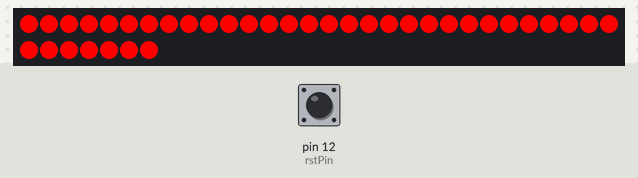
Recording of a sketch running on a simulated Arduino Uno, built with avr-gcc and run on an emulated ATmega328P. Parts: 37 RGB LEDs in strip order, left to right, continuing on the next row. The test bench sets the inputs (shaded band); at power-on: pin 12 (rstPin) HIGH. Dim RGB values are drawn brighter than linear.

Above: at 1.2 s.
1.3 s: pin 12 (rstPin) pulled LOW for 1 s
3.8 s: pin 12 (rstPin) pulled LOW for 3.2 s
At 5.45 s:
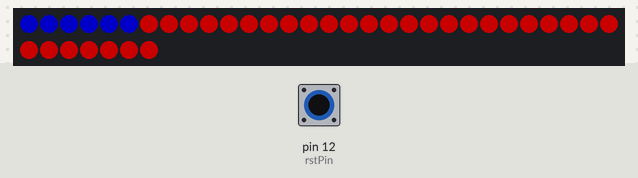
Timing chart, 0 to 7.0 s (numbered marks = the images above; inputs shaded):
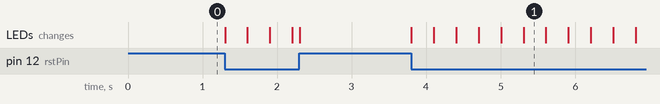

Measured:
- after the input at 3.8 s, the LEDs: first change at once (image 1 shows a later state)

The sketch:

Lamp_Reset.ino
```cpp
#include <Adafruit_NeoPixel.h>

#define rstPin 12
#define LEDPin 13
#define LEDCount 37

int brightness = 100;
int rstTime = 0;
bool canRst = true;
int LEDNum = 0;
const int maxCount = 6500;

Adafruit_NeoPixel strip(LEDCount, LEDPin, NEO_GRB + NEO_KHZ800);

void setup() {
  strip.begin();           // INITIALIZE NeoPixel strip object (REQUIRED)
  strip.fill(strip.Color(255,0,0),0,LEDCount);
  strip.show();            // Turn OFF all pixels ASAP
  strip.setBrightness(brightness); // Set BRIGHTNESS to about 1/5 (max = 255)

  Serial.begin(9600);
  pinMode(rstPin, INPUT_PULLUP);

}

void loop() {
  int rstState = digitalRead(rstPin);
  if (rstState == 0 && rstTime < maxCount && canRst){
    rstTime++;
  } else if (rstState != 0 && rstTime > 0){
    rstTime=0;
    strip.fill(strip.Color(255,0,0),0,LEDCount);
    strip.show();
    canRst=true;
  } else if (rstTime >= maxCount){
      int i = 0;
      rstTime = 1;
      canRst=false;
      while(i<255*2){
      strip.fill(strip.Color(0,255-i/2,0),0,LEDCount);
      strip.show();
      i++;
      }
    }
  if (rstTime > 1 && rstTime < maxCount){
    LEDNum = map(rstTime, 0, maxCount, 0, LEDCount);
    strip.setPixelColor(LEDNum,strip.Color(0,0,255));
    strip.show();
  }
}
```
